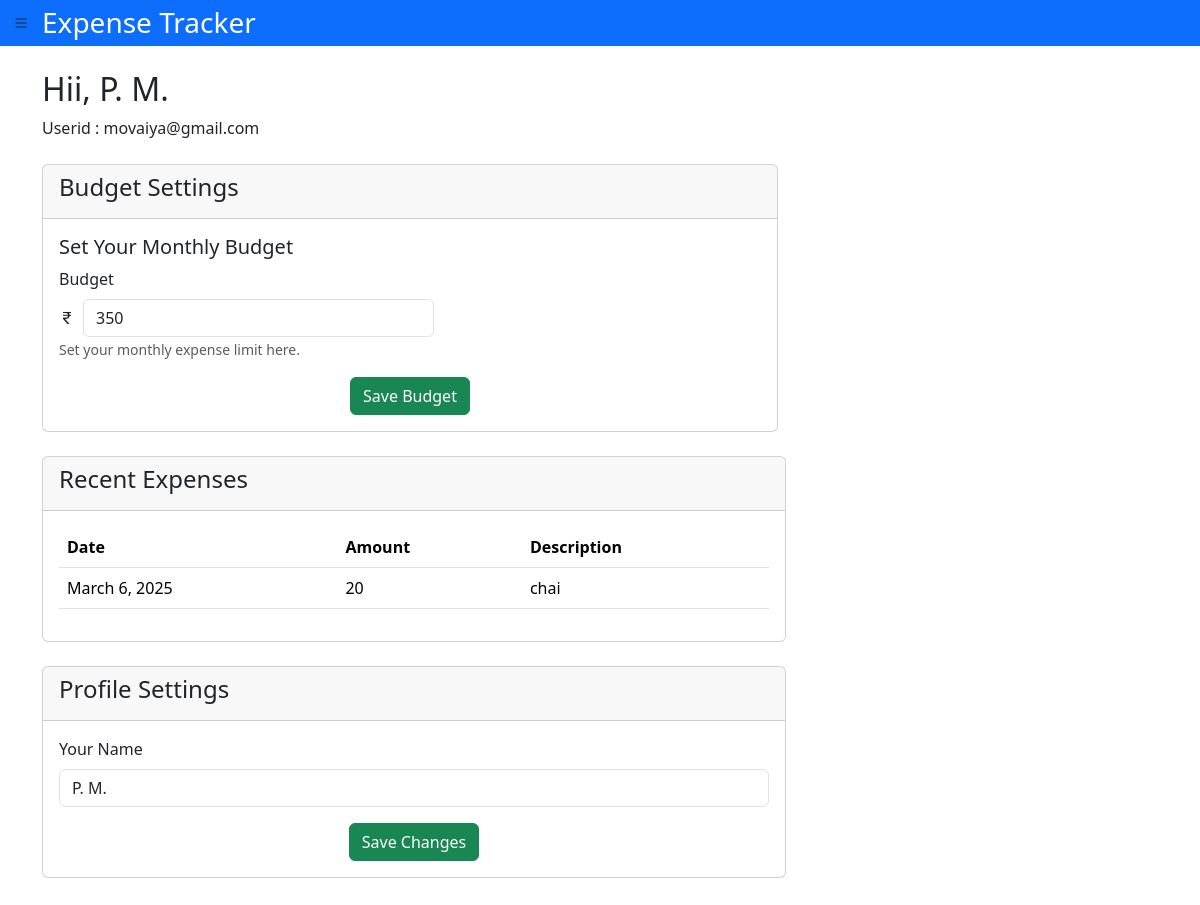
The app's page /profile/ (signed in) with its own data.
### expense/models.py (models this page shows, shortened)
class Profile(models.Model):
        id = models.AutoField(primary_key=True)
        user = models.ForeignKey(User, on_delete=models.CASCADE)
        budget = models.IntegerField(null=True, blank=True)
        month = models.IntegerField(null = True, blank=True)
        expense = models.IntegerField(null = True, blank=True)
        savings = models.IntegerField(null = True, blank=True)
        year = models.IntegerField(null=True, blank=True)

class Entry(models.Model):
          id = models.AutoField(primary_key=True)
          user = models.ForeignKey(User, on_delete=models.CASCADE)
          amount = models.IntegerField(verbose_name='amount', null=True)
          description = models.TextField(null=True, blank=True)
          date = models.DateField(verbose_name='date', null=True)

### expense/views.py (the view, shortened to what this page needs)
# urls.py: path('profile/', views.profile_page, name='profile_page'),
@login_required(login_url="/login/")
def profile_page(request):
      current_month = datetime.date.today().month
      current_year = datetime.date.today().year
      profile = Profile.objects.filter(Q(user = request.user) & Q(month = current_month) & Q(year=current_year))
      if not profile.exists() :
           Profile.objects.create(user= request.user, month = current_month, year = current_year, budget = 2000, expense = 0, savings = 2000)
      profile = Profile.objects.get(Q(user = request.user) & Q(month = current_month) & Q(year=current_year))
      entries = Entry.objects.filter(user = request.user).order_by('-date')
      if len(entries) > 3:
            entries = entries[:3]
      context = {"profile": profile, "entries":entries}
      return render(request, 'profile.html', context=context)

### expense/templates/profile.html (shortened to what this page needs)
<!DOCTYPE html>
<html lang="en">
  <head>
    <link
      href="https://cdn.jsdelivr.net/npm/bootstrap@5.3.3/dist/css/bootstrap.min.css"
      rel="stylesheet"
    />
    <link
      href="https://cdn.jsdelivr.net/npm/bootstrap-icons/font/bootstrap-icons.css"
      rel="stylesheet"
    />
  </head>
  <body>
    <header>
      <div class="container-fluid bg-primary text-white p-0">
        <div class="d-flex align-items-center py-1 ">
          <button
            class="btn m-0 "
            type="button"
            data-bs-toggle="offcanvas"
            data-bs-target="#offcanvasWithBothOptions"
            aria-controls="offcanvasWithBothOptions"
          >
            <i class="bi bi-list"></i>
          </button>
          <h3 class="d-inline-block  m-0 style">Expense Tracker</h3>
        </div>
      </div>
    </header>
    <main class="container mt-4">
      <div>
        <h2>Hii, {{profile.user.first_name}}</h2>
        <p>Userid : {{profile.user.username}}</p>
      </div>
      <div class="row mt-4">
        <div class="col-md-8">
          <div class="card">
            <div class="card-header">
              <h4>Budget Settings</h4>
            </div>
            <div class="card-body">
              <form method="POST">
                <h5>Set Your Monthly Budget</h5>
                <div class="mb-3">
                  <label for="monthlyBudget" class="form-label">Budget</label>
                  <div class="d-flex align-items-center">
                    <span class="me-2"
                      ><i class="bi bi-currency-rupee"></i
                    ></span>
                    <input
                      type="number"
                      class="form-control w-50"
                      id="monthlyBudget"
                      name="budget"
                      value="{{profile.budget}}"
                    />
                  </div>
                  <small class="text-muted"
                    >Set your monthly expense limit here.</small
                  >
                </div>
                <div class="text-center">
                  <button
                    class="btn btn-success"
                    id="saveBudgetBtn"
                    name="saveBudgetBtn"
                  >
                    Save Budget
                  </button>
                </div>
              </form>
            </div>
          </div>
        </div>
      </div>
      <div class="mt-4 ">
        <div class="col-md-8">
          <div class="card">
            <div class="card-header">
              <h4>Recent Expenses</h4>
            </div>
            <div class="card-body">
              <table class="table">
                <tr>
                  <th>Date</th>
                  <th>Amount</th>
                  <th>Description</th>
                </tr>
                {% for entry in entries %}
                <tr>
                  <td>{{entry.date}}</td>
                  <td>{{entry.amount}}</td>
                  <td>{{entry.description}}</td>
                </tr>
                {% endfor %}
              </table>
            </div>
          </div>
        </div>
      </div>
      <div class="my-4 mb-5">
        <div class="col-md-8">
          <div class="card">
            <div class="card-header">
              <h4>Profile Settings</h4>
            </div>
            <div class="card-body">
              <form id="profileForm" method="POST">
                <div class="mb-3">
                  <label for="userName" class="form-label">Your Name</label>
                  <input
                    type="text"
                    class="form-control"
                    id="userName"
                    value="{{profile.user.first_name}}"
                    name="first_name"
                  />
                </div>
                <div class="text-center">
                  <button
                    type="submit"
                    class="btn btn-success"
                    name="profileChange"
                  >
                    Save Changes
                  </button>
                </div>
              </form>
            </div>
          </div>
        </div>
      </div>
    </main>
  </body>
</html>

### records on screen
Profile: user.first_name "P. M.", user.username "movaiya@gmail.com", budget "350", first_name "P. M."
Entry: date "March 6, 2025", amount "20", description "chai"
